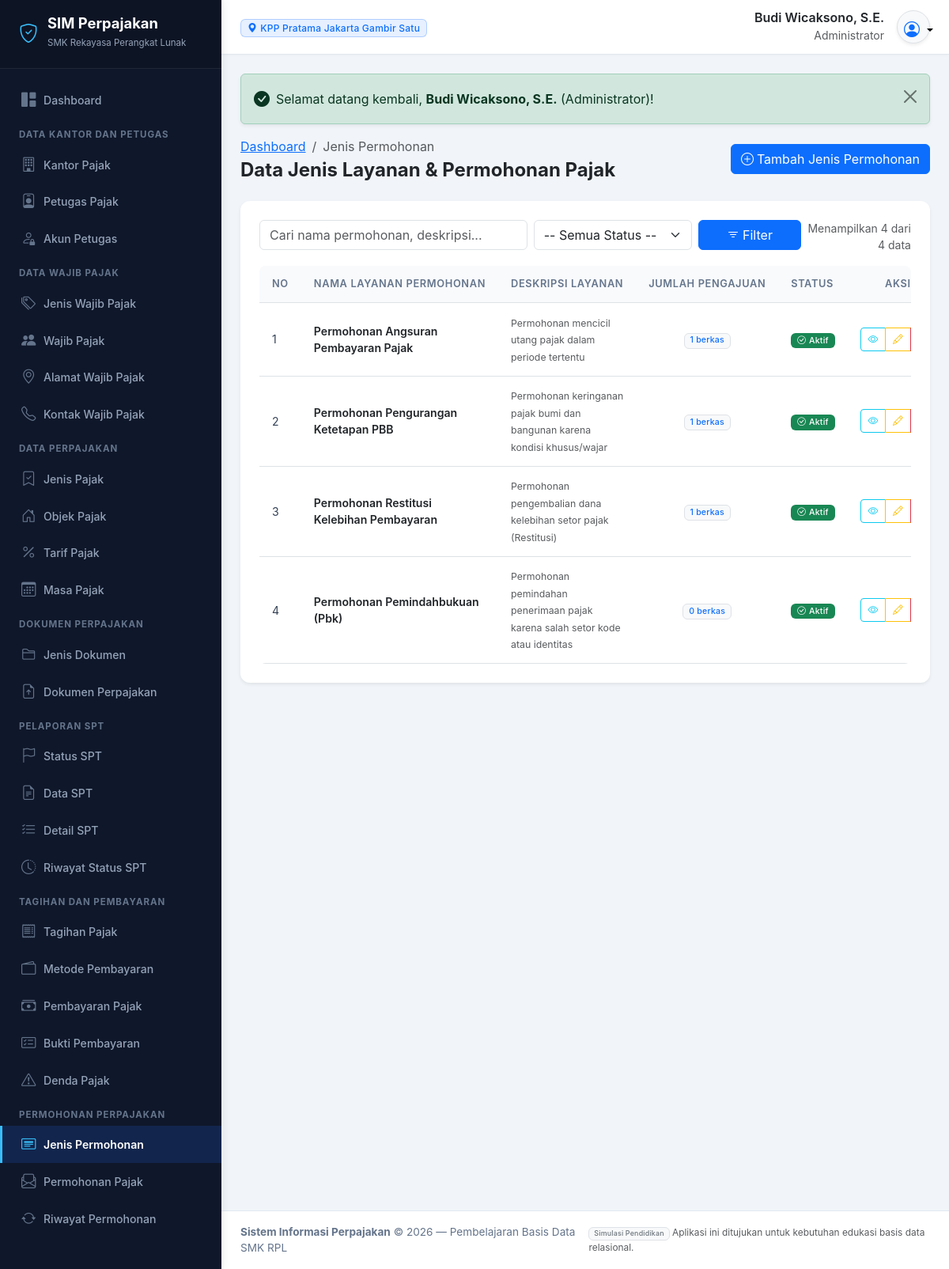
The page /modules/jenis_permohonan/index.php (signed in) on the database its author committed.
### tables this page shows
CREATE TABLE `akun_petugas` (
  `id_akun` INT AUTO_INCREMENT PRIMARY KEY,
  `id_petugas` INT NOT NULL UNIQUE,
  `nama_pengguna` VARCHAR(50) NOT NULL UNIQUE,
  `kata_sandi` VARCHAR(255) NOT NULL,
  `peran` VARCHAR(50) NOT NULL,
  `status_akun` ENUM('Aktif', 'Nonaktif') DEFAULT 'Aktif',
  `terakhir_masuk` DATETIME NULL,
  `created_at` TIMESTAMP DEFAULT CURRENT_TIMESTAMP,
  CONSTRAINT `fk_akun_petugas` FOREIGN KEY (`id_petugas`) 
    REFERENCES `petugas_pajak` (`id_petugas`) ON UPDATE CASCADE ON DELETE CASCADE
);

CREATE TABLE `kantor_pajak` (
  `id_kantor` INT AUTO_INCREMENT PRIMARY KEY,
  `kode_kantor` VARCHAR(20) NOT NULL UNIQUE,
  `nama_kantor` VARCHAR(150) NOT NULL,
  `alamat` TEXT NOT NULL,
  `kota` VARCHAR(100) NOT NULL,
  `nomor_telepon` VARCHAR(30) NOT NULL,
  `email` VARCHAR(100) NOT NULL,
  `created_at` TIMESTAMP DEFAULT CURRENT_TIMESTAMP
);

CREATE TABLE `petugas_pajak` (
  `id_petugas` INT AUTO_INCREMENT PRIMARY KEY,
  `id_kantor` INT NOT NULL,
  `nama_petugas` VARCHAR(150) NOT NULL,
  `nomor_identitas` VARCHAR(50) NOT NULL UNIQUE,
  `jabatan` VARCHAR(100) NOT NULL,
  `nomor_telepon` VARCHAR(30) NOT NULL,
  `email` VARCHAR(100) NOT NULL,
  `status` ENUM('Aktif', 'Nonaktif') DEFAULT 'Aktif',
  `created_at` TIMESTAMP DEFAULT CURRENT_TIMESTAMP,
  CONSTRAINT `fk_petugas_kantor` FOREIGN KEY (`id_kantor`) 
    REFERENCES `kantor_pajak` (`id_kantor`) ON UPDATE CASCADE ON DELETE RESTRICT
);

CREATE TABLE `jenis_permohonan` (
  `id_jenis_permohonan` INT AUTO_INCREMENT PRIMARY KEY,
  `nama_permohonan` VARCHAR(150) NOT NULL UNIQUE,
  `deskripsi` TEXT NULL,
  `status` ENUM('Aktif', 'Nonaktif') DEFAULT 'Aktif'
);

### modules/jenis_permohonan/index.php (the view, shortened to what this page needs)
<?php
require_once __DIR__ . '/../../includes/header.php';
$cari = bersihkan($_GET['cari'] ?? '');
$halaman = max(1, (int)($_GET['halaman'] ?? 1));
$limit = 10;
$offset = ($halaman - 1) * $limit;
$where = "WHERE 1=1";
$params = [];
$total_data = ambil_satu("SELECT COUNT(*) as total FROM jenis_permohonan $where", $params)['total'];
$query = "
    SELECT jp.*,
           (SELECT COUNT(*) FROM permohonan_pajak pp WHERE pp.id_jenis_permohonan = jp.id_jenis_permohonan) as total_permohonan
    FROM jenis_permohonan jp
    $where
    ORDER BY jp.id_jenis_permohonan ASC
    LIMIT $limit OFFSET $offset
";
$data_list = ambil_semua($query, $params);
?>
<div class="d-flex flex-column flex-md-row justify-content-between align-items-md-center mb-4 gap-2">
    <div>
        <nav aria-label="breadcrumb">
            <ol class="breadcrumb mb-1">
                <li class="breadcrumb-item"><a href="<?= base_url('dashboard.php') ?>">Dashboard</a></li>
                <li class="breadcrumb-item active" aria-current="page">Jenis Permohonan</li>
            </ol>
        </nav>
        <h4 class="fw-bold mb-0 text-dark">Data Jenis Layanan &amp; Permohonan Pajak</h4>
    </div>
    <div>
        <a href="tambah.php" class="btn btn-primary">
            <i class="bi bi-plus-circle me-1"></i>Tambah Jenis Permohonan
        </a>
    </div>
</div>
<div class="card border-0 shadow-sm">
    <div class="card-body p-3 p-md-4">
        <form method="GET" class="row g-2 mb-3">
            <div class="col-12 col-md-5">
                <input type="text" name="cari" class="form-control" placeholder="Cari nama permohonan, deskripsi..." value="<?= escape($cari) ?>">
            </div>
            <div class="col-6 col-md-3">
                <select name="status" class="form-select">
                    <option value="">-- Semua Status --</option>
                </select>
            </div>
            <div class="col-6 col-md-2">
                <button class="btn btn-primary w-100" type="submit"><i class="bi bi-filter me-1"></i>Filter</button>
            </div>
            <div class="col-12 col-md-2 text-md-end text-muted small d-flex align-items-center justify-content-md-end">
                Menampilkan <?= count($data_list) ?> dari <?= $total_data ?> data
            </div>
        </form>
        <div class="table-responsive">
            <table class="table table-hover align-middle mb-0">
                <thead>
                    <tr>
                        <th style="width: 50px;">No</th>
                        <th>Nama Layanan Permohonan</th>
                        <th>Deskripsi Layanan</th>
                        <th class="text-center">Jumlah Pengajuan</th>
                        <th>Status</th>
                        <th style="width: 140px;" class="text-center">Aksi</th>
                    </tr>
                </thead>
                <tbody>
                    <?php if (empty($data_list)): ?>
                        <tr><td colspan="6" class="text-center py-4 text-muted">Tidak ada data jenis permohonan ditemukan.</td></tr>
                    <?php else: ?>
                        <?php $no = $offset + 1; foreach ($data_list as $row): ?>
                            <tr>
                                <td><?= $no++ ?></td>
                                <td>
                                    <span class="fw-semibold text-dark"><?= escape($row['nama_permohonan']) ?></span>
                                </td>
                                <td>
                                    <small class="text-muted"><?= escape($row['deskripsi']) ?></small>
                                </td>
                                <td class="text-center">
                                    <span class="badge bg-light text-primary border"><?= $row['total_permohonan'] ?> berkas</span>
                                </td>
                                <td><?= badge_status($row['status']) ?></td>
                                <td class="text-center">
                                    <div class="btn-group btn-action-group" role="group">
                                        <a href="detail.php?id=<?= $row['id_jenis_permohonan'] ?>" class="btn btn-sm btn-outline-info" title="Detail"><i class="bi bi-eye"></i></a>
                                        <a href="edit.php?id=<?= $row['id_jenis_permohonan'] ?>" class="btn btn-sm btn-outline-warning" title="Edit"><i class="bi bi-pencil"></i></a>
                                    </div>
                                </td>
                            </tr>
                        <?php endforeach; ?>
                    <?php endif; ?>
                </tbody>
            </table>
        </div>
    </div>
</div>
<?php require_once __DIR__ . '/../../includes/footer.php'; ?>

### includes/header.php (shortened to what this page needs)
<?php
require_once __DIR__ . '/fungsi.php';
$user_aktif = pengguna_login();
$nama_user = $user_aktif['nama_petugas'] ?? $_SESSION['nama_pengguna'] ?? 'Petugas';
$peran_user = $user_aktif['peran'] ?? 'Petugas Pajak';
$kantor_user = $user_aktif['nama_kantor'] ?? 'Kantor Pajak';
?>
<!DOCTYPE html>
<html lang="id">
<head>
    <link rel="stylesheet" href="<?= base_url('assets/css/bootstrap.min.css') ?>">
    <link rel="stylesheet" href="<?= base_url('assets/css/bootstrap-icons.min.css') ?>">
    <link rel="stylesheet" href="<?= base_url('assets/css/style.css') ?>">
    <link rel="stylesheet" href="https://cdn.jsdelivr.net/npm/bootstrap-icons@1.11.3/font/bootstrap-icons.min.css" onerror="this.onerror=null;">
</head>
<body>
<div class="app-wrapper">
    <?php require_once __DIR__ . '/sidebar.php'; ?>
    <div class="app-content">
        <header class="app-header">
            <div class="d-flex align-items-center">
                <div class="d-none d-sm-block">
                    <span class="badge bg-primary bg-opacity-10 text-primary border border-primary border-opacity-25 px-2 py-1">
                        <i class="bi bi-geo-alt-fill me-1"></i><?= escape($kantor_user) ?>
                    </span>
                </div>
            </div>
            <div class="d-flex align-items-center gap-3">
                <div class="text-end d-none d-md-block">
                    <div class="fw-semibold text-dark lh-sm"><?= escape($nama_user) ?></div>
                    <small class="text-muted"><?= escape($peran_user) ?></small>
                </div>
                <div class="dropdown">
                    <button class="btn btn-light rounded-circle p-2 border shadow-sm dropdown-toggle" type="button" id="userDropdown" data-bs-toggle="dropdown" aria-expanded="false" style="width: 42px; height: 42px;">
                        <i class="bi bi-person-circle fs-5 text-primary"></i>
                    </button>
                </div>
            </div>
        </header>
        <main class="p-3 p-md-4 flex-grow-1">
            <?php tampilkan_flash(); ?>

### includes/fungsi.php (shortened to what this page needs)
<?php
require_once __DIR__ . '/../config/koneksi.php';
function base_url($path = '') {
    $scriptName = str_replace('\\', '/', $_SERVER['SCRIPT_NAME'] ?? '');
    $base = '';
    if (stripos($scriptName, '/sistem-perpajakan') !== false) {
        $base = '/sistem-perpajakan';
    } elseif (stripos($scriptName, '/Perpajakan') !== false) {
        $base = '/Perpajakan';
    } else {
        $base = '';
    }
    $path = ltrim($path, '/');
    return $base ? $base . '/' . $path : '/' . $path;
}
function escape($data) {
    return htmlspecialchars((string)$data, ENT_QUOTES, 'UTF-8');
}
function bersihkan($data) {
    return trim($data ?? '');
}
function tampilkan_flash() {
    if (!empty($_SESSION['flash'])) {
        $flash = $_SESSION['flash'];
        $ikon = 'info-circle';
        if ($flash['tipe'] === 'success') $ikon = 'check-circle-fill';
        echo '<div class="alert alert-' . escape($flash['tipe']) . ' alert-dismissible fade show d-flex align-items-center shadow-sm" role="alert">';
        echo '  <i class="bi bi-' . $ikon . ' me-2 fs-5"></i>';
        echo '  <div class="flex-grow-1">' . $flash['pesan'] . '</div>';
        echo '  <button type="button" class="btn-close" data-bs-dismiss="alert" aria-label="Tutup"></button>';
        echo '</div>';
    }
}
function pengguna_login() {
    global $koneksi;
    $stmt = $koneksi->prepare("
        SELECT a.*, p.nama_petugas, p.nomor_identitas, p.jabatan, p.email, k.nama_kantor, k.kode_kantor
        FROM akun_petugas a
        JOIN petugas_pajak p ON a.id_petugas = p.id_petugas
        JOIN kantor_pajak k ON p.id_kantor = k.id_kantor
        WHERE a.id_akun = ?
    ");
    $stmt->execute([$_SESSION['akun_id']]);
    return $stmt->fetch();
}
function ambil_satu($sql, $params = []) {
    global $koneksi;
    $stmt = $koneksi->prepare($sql);
    $stmt->execute($params);
    return $stmt->fetch();
}
function ambil_semua($sql, $params = []) {
    global $koneksi;
    $stmt = $koneksi->prepare($sql);
    $stmt->execute($params);
    return $stmt->fetchAll();
}
function badge_status($status) {
    $st = trim((string)$status);
    $warna = 'secondary';
    $ikon = 'dot';
    switch (strtolower($st)) {
        case 'aktif':
        case 'diterima':
        case 'lunas':
        case 'berhasil':
        case 'disetujui':
        case 'selesai':
            $warna = 'success';
            $ikon = 'check-circle';
            break;
    }
    return '<span class="badge bg-' . $warna . ' px-2 py-1"><i class="bi bi-' . $ikon . ' me-1"></i>' . escape($st) . '</span>';
}

### assets/css/style.css (style rules this page uses)
:root { --primary-color: #1e3a8a; --primary-light: #3b82f6; --primary-dark: #0f172a; --secondary-color: #0d9488; --accent-gold: #f59e0b; --bg-main: #f1f5f9; --sidebar-bg: #0f172a; --sidebar-hover: #1e293b; --sidebar-active: #2563eb; --card-border: #e2e8f0; }
body { background-color: var(--bg-main); font-family: -apple-system, BlinkMacSystemFont, "Segoe UI", Roboto, "Helvetica Neue", Arial, sans-serif; color: #334155; min-height: 100vh; display: flex; flex-direction: column; }
.app-wrapper { display: flex; min-height: 100vh; width: 100%; }
.app-content { flex-grow: 1; display: flex; flex-direction: column; min-width: 0; background-color: var(--bg-main); }
.app-header { background-color: #ffffff; border-bottom: 1px solid #e2e8f0; padding: 0.75rem 1.5rem; display: flex; align-items: center; justify-content: space-between; box-shadow: 0 1px 3px rgba(0,0,0,0.03); position: sticky; top: 0; z-index: 1010; }
.card { border: 1px solid var(--card-border); border-radius: 0.75rem; box-shadow: 0 1px 3px rgba(0,0,0,0.05); background: #ffffff; }
.table-responsive { border-radius: 0.5rem; }
.table th { font-size: 0.8rem; text-transform: uppercase; letter-spacing: 0.05em; font-weight: 600; color: #64748b; background-color: #f8fafc; border-top: none; white-space: nowrap; padding: 0.85rem 1rem; }
.table td { padding: 0.85rem 1rem; vertical-align: middle; font-size: 0.88rem; color: #334155; }
.badge { font-weight: 500; letter-spacing: 0.02em; }
.btn-action-group .btn { padding: 0.28rem 0.55rem; font-size: 0.8rem; }

### rows shown on the page
akun_petugas: kantor_pajak.nama_kantor "KPP Pratama Jakarta Gambir Satu", id_petugas.nama_petugas "Budi Wicaksono, S.E.", peran "Administrator"
jenis_permohonan: nama_permohonan "Permohonan Angsuran Pembayaran Pajak", deskripsi "Permohonan mencicil utang pajak dalam periode tertentu", total_permohonan "1", status "Aktif"
jenis_permohonan: nama_permohonan "Permohonan Pengurangan Ketetapan PBB", deskripsi "Permohonan keringanan pajak bumi dan bangunan karena kondisi khusus/wajar", total_permohonan "1", status "Aktif"
jenis_permohonan: nama_permohonan "Permohonan Restitusi Kelebihan Pembayaran", deskripsi "Permohonan pengembalian dana kelebihan setor pajak (Restitusi)", total_permohonan "1", status "Aktif"
jenis_permohonan: nama_permohonan "Permohonan Pemindahbukuan (Pbk)", deskripsi "Permohonan pemindahan penerimaan pajak karena salah setor kode atau identitas", total_permohonan "0", status "Aktif"

### other values the page prints
$flash['pesan'] "Selamat datang kembali, Budi Wicaksono, S.E. (Administrator)!"
count($data_list) "4"
$total_data "4"
